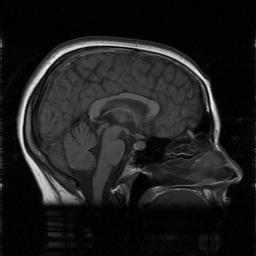
%> input picture examples/2d/O1451U10X.tif, 256 x 256 px
$ octave test_change_shape_appearance_seg.m   (GNU Octave 9; MATLAB toolbox functions it lacks are replaced by stand-ins)
%> lines starting %> are read from the running program, lines starting %| are printed output that depends on the picture; in (x1, y1, x2, y2) boxes, pixels count from 0 and x2, y2 are one past the last pixel; in counts of white or black regions, pixels touching at a corner belong together; the program's own positions count from 1
%% to do
% make it work for non square images


%% clean up
close all;clear all


%% initialization
file = 'O1451U10X.tif';
sz=10;%sqaure size in checkerboard
cp=6;%num of control points (along x = along y) grid of cp*cp
mg=.05;%margin boundary
%Im=checkerboard(sz);

fileinfo = imfinfo(file);
ext = fileinfo(1).Format;
fname = fileinfo(1).Filename;

Im=double(imread(file));
%> Im: size 256x256 double; min 0, max 255, mean 28.9; mean of the top-left, top-right, bottom-left and bottom-right quarters 35.6, 26.4, 32, 21.6


Iseg=double(imread('O1451U10X_12042006.tif'));
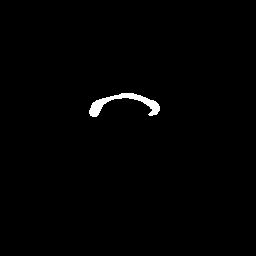
%> input picture examples/2d/O1451U10X_12042006.tif, 256 x 256 px
%> Iseg: size 256x256 double; 0.86% white; 1 white region, box (x1, y1, x2, y2) and area: (89, 93, 160, 117) 563
Im=Im(70:149,85:164); %not sure why we are slicing this..
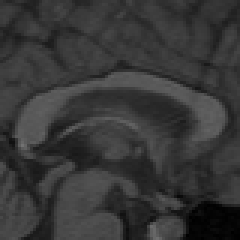
%> Im: size 80x80 double (shown 3 times larger); min 0, max 114, mean 54.9
Iseg=Iseg(70:149,85:164); %same with this
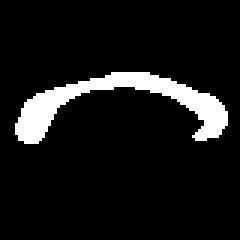
%> Iseg: size 80x80 double (shown 3 times larger); 8.8% white; 1 white region, box (x1, y1, x2, y2) and area: (5, 24, 76, 48) 563
%%%% add landmarks and see where they move to
%%%% add noise

Imax=max(Im(:));
%> Imax = 114
iWarpRange=0.5*Imax;
%> iWarpRange = 57
imsz=size(Im,1);
%> imsz = 80
nObs=1;%number of hi-D observations. includes an extra one for testing

%% Generating the observations
%  spatial transformation (change in control point locations)
%  and corresponsing warped images


%%% preload
% load warps_xforms
if 0
 load cc_warps_xforms.mat
%%% or generate
else
    warps=[];
    xforms=[];
    iwarps=[];
    segs=[];
    %create arrays Frx and Fry of cp number of vectors from mg*imgz to
    %(1-mg)*imgz
    [Frx,Fry]=meshgrid(linspace(imsz*mg,(1-mg)*imsz,cp),linspace(imsz*mg,(1-mg)*imsz,cp));
    %create arrays imIx and imIy from cp vectors from 1 to imsz
    [imIx,imIy]=meshgrid(linspace(1,imsz,cp),linspace(1,imsz,cp));
    %create arrays imx imy from 1 to imsz
    [imx,imy]=meshgrid(1:imsz,1:imsz);

    for k=1:nObs,
        di=iWarpRange*(rand(size(imIx))-0.5);
        %add  additional intensity values to the warped
        %images to mimic the non-uniformity seen in MR machines (google/images inhomogeneity  MRI)
%> (the run ends here)
